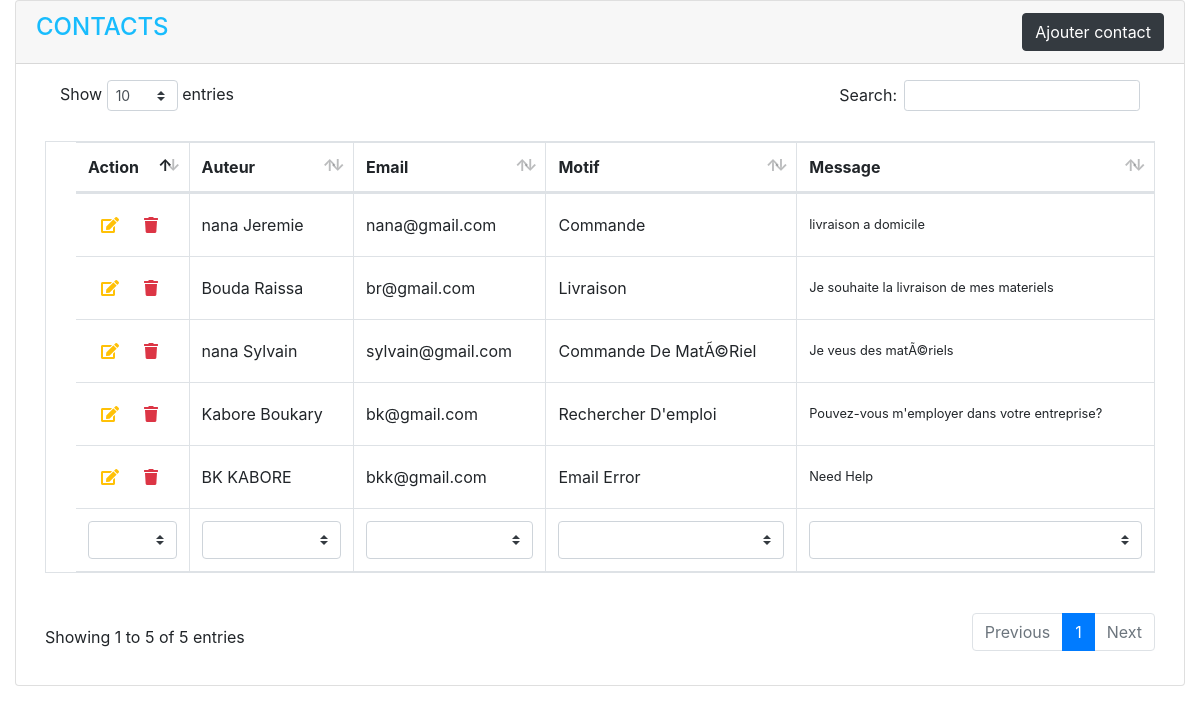
The app's page /assets/pages/client/contacts.php with its own data.
### tables this page shows
CREATE TABLE IF NOT EXISTS `contact` (
  `ID_CONTACT` int NOT NULL AUTO_INCREMENT,
  `ID_USER` int DEFAULT NULL,
  `NOM_COMPLET` varchar(70) DEFAULT NULL,
  `EMAIL` varchar(20) DEFAULT NULL,
  `MOTIF` varchar(70) DEFAULT NULL,
  `MESSAGE` varchar(256) DEFAULT NULL,
  PRIMARY KEY (`ID_CONTACT`),
  KEY `FK_PEUT_CONTACTER` (`ID_USER`)
);

### utilities/QueryBuilder.php (called while the page is built, shortened)
<?php
require 'utils.php';
function getPdo()
{
    $pdo = new PDO("mysql:host=localhost;dbname=quincaillerie", "root", "", [PDO:: MYSQL_ATTR_INIT_COMMAND =>"SET NAMES utf8", PDO::ATTR_ERRMODE=>PDO::ERRMODE_EXCEPTION, PDO::ATTR_DEFAULT_FETCH_MODE=>PDO::FETCH_ASSOC]);
    return $pdo;
}
function getLogsPath()
{
    $path = $_SERVER['DOCUMENT_ROOT'];
    $path .= DIRECTORY_SEPARATOR.'Opensch_final_version'.DIRECTORY_SEPARATOR.'Web-Application-Coding'.DIRECTORY_SEPARATOR.'LOG'.DIRECTORY_SEPARATOR;
    $path = Correct_sep($path);
}
function getUsername()
{
    if(isset($_SESSION['USERNAME']) AND !empty($_SESSION['USERNAME']))
    {
        $username = $_SESSION['USERNAME'];
    }
    else
    {
        $username = 'Guest';
    }
    return $username;
}
class QueryBuilder
{
    public $pdo;
    public function __construct()
    {
    	$this->pdo = getPdo();
    }
    public function Select( $table = '', $columns = array(), $status = array(), $orderBy = '', $order = 1)
    {
        try
        {
            $table = Protect($table);
            $columns = array_map('Protect', array_values($columns));
            $fields = array_keys($status);
            $values = array_map('Protect', array_values($status));
            $sql = "SELECT ";
            if (!empty($columns))
            {
                for ($i=0; $i < count($columns); $i++)
                {
                    $sql .= $columns[$i];
                    if ($i < count($columns) - 1)
                    {
                        $sql .= ", ";
                    }
                }
            }
            else
            {
                $sql .= "*";
            }
            $sql .= " FROM ".$table;
            $req = $this->pdo->query($sql);
            if ($req->rowCount()==0)
            {
                return 0;
            }
            else
            {
                return $req;
            }
        }
        catch (Exception $e)
        {
            $this->GetExceptionMessage($e);
        }
    }
}

### utilities/utils.php (called while the page is built, shortened)
<?php
	function Protect($chaine)
	{
		if (!is_numeric($chaine) AND !is_array($chaine))
		{
		   $chaine = trim($chaine);
		   $chaine = Strip_tags($chaine);
		}
		return $chaine;
	}
function Correct_sep($path)
{
	$path = str_replace('/', DIRECTORY_SEPARATOR, $path);
	$path = str_replace('\\', DIRECTORY_SEPARATOR, $path);
	return $path;
}
 ?>

### assets/pages/client/contacts.php (the view, shortened to what this page needs)
<?php
    include('../../../utilities/QueryBuilder.php');
    $obj = new QueryBuilder();
    $checkDeprt = $obj->Select('contact', [], [], $orderBy = '', $order = 1);
    include('header.php');
?>
<div class="container-fluid" id="fenetre">
    <div class="row">
        <div class="col-lg-12">
            <div class="card wow fadeInDown">
                <div class="card-header">
                    <div class="row">
                        <div class="col-6">
                            <h4 class="text-bluesky">CONTACTS</h4>
                        </div>
                        <div class="col-6 text-right">
                            <a class="btn btn-dark" data-toggle="modal" data-target="#new_department" role="button">Ajouter contact</a>
                        </div>
                    </div>
                </div>
                <div class="card-body py-2">
                    <table class="table table-bordered table-hover table-responsive-lg table-responsive-md table-responsive-sm" id="table">
                        <thead>
                            <tr>
                                <th class="text-truncate">Action</th>
                                <th class="text-truncate">Auteur</th>
                                <th class="text-truncate">Email</th>
                                <th class="text-truncate">Motif</th>
                                <th class="text-truncate">Message</th>
                            </tr>
                        </thead>
                        <tbody>
                            <?php
                                 if(is_object($checkDeprt)){
                                    while($depListe = $checkDeprt->fetch()){?>
                                <tr>
                                    <td class="text-truncate">
                                        <div class="btn-group" role="group" aria-label="Button group">
                                            <button class="btn text-truncate" data-toggle="modal" data-target="#upModal" onclick="updatemessage(<?= $depListe['ID_CONTACT']?>)"><i class="fas fa-edit text-warning"></i></button>
                                            <button class="btn text-truncate" data-toggle="modal" data-target="#delModal"><i class="fas fa-trash text-danger" onclick="deletemessage(<?= htmlspecialchars(json_encode($depListe['ID_CONTACT']))?>,<?= htmlspecialchars(json_encode($depListe['NOM_COMPLET']))?>)"></i></button>
                                        </div>
                                    </td>
                                    <td class="text-truncate"><?= $depListe['NOM_COMPLET'] ?></td>
                                    <td class="text-truncate"><?= $depListe['EMAIL'] ?></td>
                                    <td class="text-capitalize text-truncate"><?= $depListe['MOTIF']?></td>
                                    <td class="small"><?= $depListe['MESSAGE'] ?></td>
                                </tr>
                                <?php } }?>
                        </tbody>
                        <tfoot>
                            <tr>
                                <th class="text-truncate">Action</th>
                                <th class="text-truncate">Auteur</th>
                                <th class="text-truncate">Email</th>
                                <th class="text-truncate">Motif</th>
                                <th class="text-truncate">Message</th>
                            </tr>
                        </tfoot>
                    </table>
                </div>
            </div>
        </div>
    </div>
</div>
<?php
include('foot.php');
?>

### assets/pages/client/header.php (shortened to what this page needs)
<!DOCTYPE html>
<html>
    <head>
        <link rel="stylesheet" href="../../css/acheter.css" type="text/css">
        <link rel="stylesheet" href="../../css/contact.css" type="text/css">
        <link rel="stylesheet" href="../../css/head.css" type="text/css">
        <link rel="stylesheet" href="../../css/responsive.css" type="text/css">
        <link rel="stylesheet" href="../../css/footer.css" type="text/css">
        <link rel="stylesheet" href="../../css/materiel.css">
        <link rel="stylesheet" href="../../css/quincaillerie.css">
        <link rel="stylesheet" href="../../css/styles.css">
        <link rel="stylesheet" href="../../css/stylebody.css">
                <link rel="stylesheet" href="../../css/style.css">
                <link rel="stylesheet" href="../../library/bootstrap4/css/bootstrap.css">
                <link rel="stylesheet" href="../../library/fontawesome/css/all.min.css">
                <link rel="stylesheet" href="../../library/wow/animate.css">
                <link rel="stylesheet" href="../../library/DataTable/css/bootstrap-table.css">
                <link rel="stylesheet" href="../../library/DataTables/css/dataTables.bootstrap4.css">
                <link rel="stylesheet" href="../../css/scrollbar/jquery.mCustomScrollbar.min.css">
                <link rel="stylesheet" href="../../library/toast/toastr.min.css">
            <link rel="stylesheet" href="../../css/jquery_validation_customized_errors.css">
    </head>
    </head>
    <body>

### assets/pages/client/foot.php (shortened to what this page needs)
</body>
</html>

### assets/css/styles.css (style rules this page uses)
.text-bluesky { color: #18bcfd; }

### assets/css/stylebody.css (style rules this page uses)
body { padding: 0; margin: 0; }

### assets/css/style.css (style rules this page uses)
body { padding: 0; margin: 0; width: 100%; }

### records on screen
contact: NOM_COMPLET "nana Jeremie", EMAIL "nana@gmail.com", MOTIF "Commande", MESSAGE "livraison a domicile"
contact: NOM_COMPLET "Bouda Raissa", EMAIL "br@gmail.com", MOTIF "Livraison", MESSAGE "Je souhaite la livraison de mes materiels"
contact: NOM_COMPLET "nana Sylvain", EMAIL "sylvain@gmail.com", MOTIF "Commande De MatÃ©riel", MESSAGE "Je veus des matÃ©riels"
contact: NOM_COMPLET "Kabore Boukary", EMAIL "bk@gmail.com", MOTIF "Rechercher D'emploi", MESSAGE "Pouvez-vous m'employer dans votre entreprise?"
contact: NOM_COMPLET "BK KABORE", EMAIL "bkk@gmail.com", MOTIF "Email Error", MESSAGE "Need Help"
